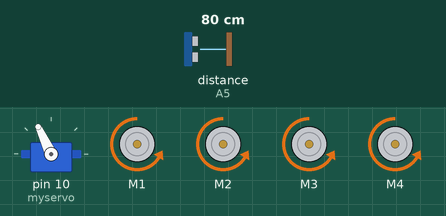
Recording of a sketch running on a simulated Arduino Uno, built with avr-gcc and run on an emulated ATmega328P. Shown: servo, 4 × DC motor (green arrow = forward, orange = backward, longer = faster). The test bench sets the inputs (shaded band); at power-on: distance to the obstacle (sensor on A5) 80 cm. The echo pulse lasts 58.3 µs per cm; what the sketch prints to the serial monitor is not drawn.

Above: at 1.7 s.
1.8 s: distance to the obstacle (sensor on A5) set to 28 cm
3.3 s: distance to the obstacle (sensor on A5) set to 23 cm
At 3.48 s:
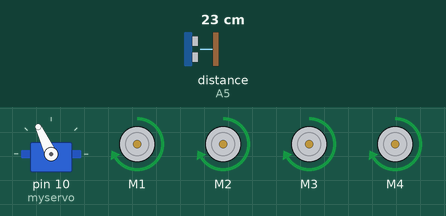
6.3 s: distance to the obstacle (sensor on A5) set to 35 cm
At 6.64 s:
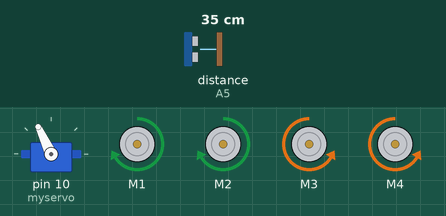
8.2 s: distance to the obstacle (sensor on A5) set to 2 cm
At 8.63 s:
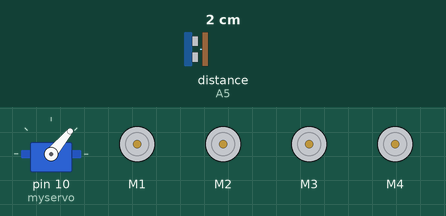
11.2 s: distance to the obstacle (sensor on A5) set to 60 cm
At 11.4 s:
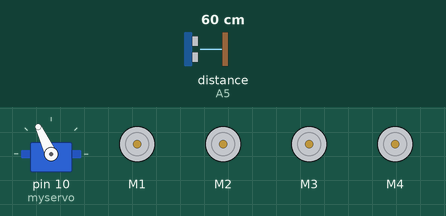
Timing chart, 0 to 14.1 s (numbered marks = the images above; inputs shaded):
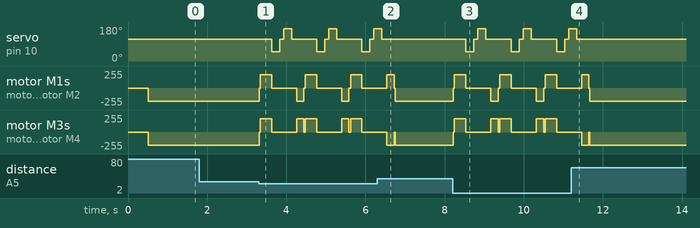

Measured:
- the behaviour switches between 26 and 25 cm on distance to the obstacle (sensor on A5) (found by bisection; images 0 and 1)
- after the input at 1.8 s, every drawn part: stays the same
- after the input at 3.3 s, servo on pin 10 (myservo): 115° → 50° after 0.33 s, then repeats every 1.1 s: 115° 0.10 s, 170° 0.20 s, 115° 0.63 s, 50° 0.20 s; motor M1: backward 200/255 → stopped at once, then repeats every 1.1 s: forward 200/255 0.29 s, stopped 0.63 s, backward 200/255 0.18 s, stopped 0.04 s
- after the input at 6.3 s, servo on pin 10 (myservo): goes on until 6.4 s, then stays 115°
- after the input at 8.2 s, servo on pin 10 (myservo): 115° → 50° after 0.34 s, then repeats every 1.1 s: 115° 0.10 s, 170° 0.20 s, 115° 0.65 s, 50° 0.20 s; motor M1: backward 200/255 → stopped at once, then repeats every 1.1 s: forward 200/255 0.29 s, stopped 0.62 s, backward 200/255 0.19 s, stopped 0.04 s
- after the input at 11.2 s, servo on pin 10 (myservo): goes on until 11.3 s, then stays 115°

The sketch:

Main_Control.ino
```cpp
#include <Servo.h>
#include <AFMotor.h>
#include <NewPing.h>

// --- Definiri Constante ---
#define TRIG_PIN A3
#define ECHO_PIN A5
#define MAX_DISTANCE 100
#define MAX_SPEED 200
#define SERVO_CENTER 115
#define AUTO_STOP_THRESHOLD 25
#define TURN_DURATION_MS 800
#define BACKUP_DURATION_MS 300

// --- Senzor ---
NewPing sonar(TRIG_PIN, ECHO_PIN, MAX_DISTANCE);

// --- Motoare ---
AF_DCMotor motor1(1, MOTOR12_64KHZ);
AF_DCMotor motor2(2, MOTOR12_64KHZ);
AF_DCMotor motor3(3, MOTOR34_64KHZ);
AF_DCMotor motor4(4, MOTOR34_64KHZ);

// --- Servo ---
Servo myservo;

// --- Mod robot ---
enum RobotMode { MANUAL, AUTOMATIC };
// AUTOMATIC ca DEFAULT
RobotMode currentMode = AUTOMATIC;

// --- State machine automat ---
enum AutoState { CRUISE, BACKUP, TURN_RIGHT, TURN_LEFT };
AutoState autoState = CRUISE;
unsigned long stateStartTime = 0;

// --- Variabile generale ---
boolean goesForward = false;

// --- Functii motoare ---
void setMotorSpeed(int speed){
  motor1.setSpeed(speed);
  motor2.setSpeed(speed);
  motor3.setSpeed(speed);
  motor4.setSpeed(speed);
}

void moveStop(){
  motor1.run(RELEASE);
  motor2.run(RELEASE);
  motor3.run(RELEASE);
  motor4.run(RELEASE);
  goesForward = false;
}

void moveForward(){
  if(!goesForward){
    goesForward = true;
    setMotorSpeed(MAX_SPEED);
    motor1.run(BACKWARD);
    motor2.run(BACKWARD);
    motor3.run(BACKWARD);
    motor4.run(BACKWARD);
  }
}

void moveBackward(){
  goesForward = false;
  setMotorSpeed(MAX_SPEED);
  motor1.run(FORWARD);
  motor2.run(FORWARD);
  motor3.run(FORWARD);
  motor4.run(FORWARD);
}

void turnRight(){
  goesForward = false;
  setMotorSpeed(MAX_SPEED);
  motor1.run(BACKWARD);
  motor2.run(BACKWARD);
  motor3.run(FORWARD);
  motor4.run(FORWARD);
}

void turnLeft(){
  goesForward = false;
  setMotorSpeed(MAX_SPEED);
  motor1.run(FORWARD);
  motor2.run(FORWARD);
  motor3.run(BACKWARD);
  motor4.run(BACKWARD);
}

// --- Functii servo + senzor ---
int readPing(){
  int cm = sonar.ping_cm();
  if(cm == 0) cm = MAX_DISTANCE;
  return cm;
}

int lookRight(){
  myservo.write(50);
  delay(200);
  int cm = readPing();
  myservo.write(SERVO_CENTER);
  delay(100);
  return cm;
}

int lookLeft(){
  myservo.write(170);
  delay(200);
  int cm = readPing();
  myservo.write(SERVO_CENTER);
  delay(100);
  return cm;
}

// --- Modul Automat ---
void automaticMode(){
  int distance = readPing();
  unsigned long currentTime = millis();

  switch(autoState){
    case CRUISE:
      if(distance <= AUTO_STOP_THRESHOLD){
        moveStop();
        autoState = BACKUP;
        stateStartTime = currentTime;
      } else {
        moveForward();
      }
      break;

    case BACKUP:
      moveBackward();
      if(currentTime - stateStartTime >= BACKUP_DURATION_MS){
        moveStop();
        int dR = lookRight();
        int dL = lookLeft();
        if(dR >= dL){
          autoState = TURN_RIGHT;
        } else {
          autoState = TURN_LEFT;
        }
        stateStartTime = currentTime;
      }
      break;

    case TURN_RIGHT:
      turnRight();
      if(currentTime - stateStartTime >= TURN_DURATION_MS){
        moveStop();
        autoState = CRUISE;
      }
      break;

    case TURN_LEFT:
      turnLeft();
      if(currentTime - stateStartTime >= TURN_DURATION_MS){
        moveStop();
        autoState = CRUISE;
      }
      break;
  }
}

// -- Modul Manual (Bluetooth) --
void manualMode(){

  if(Serial.available()){

    String command = Serial.readStringUntil('\n');
    command.trim();
    command.toLowerCase();
    Serial.print("Comanda: "); Serial.println(command);
    if(command == "fata" || command == "f") moveForward();
    else if(command == "spate" || command == "b") moveBackward();
    else if(command == "stanga" || command == "l"){ turnLeft(); delay(TURN_DURATION_MS); moveStop();}
    else if(command == "dreapta" || command == "r"){ turnRight(); delay(TURN_DURATION_MS); moveStop();}
    else if(command == "stop"|| command=="s") moveStop();

    else if(command == "auto" || command == "a"){
      currentMode = AUTOMATIC;
      autoState = CRUISE;
      Serial.println("--- Entered AUTOMATIC Mode ---");
      moveForward();
    }
    else if(command == "manual" || command == "m"){
      currentMode = MANUAL;
      Serial.println("--- Entered MANUAL Mode ---");
      moveStop();

    }
  }
}

// --- Setup ---
void setup(){
  Serial.begin(9600);
  myservo.attach(10);
  myservo.write(SERVO_CENTER);
  delay(500);
  setMotorSpeed(MAX_SPEED);
  moveStop();
  Serial.println("Robot ready. AUTOMATIC Mode active. Send manual commands (f/s/l/d/m).");
}

// --- Loop principal ---
void loop(){

  if(currentMode == AUTOMATIC){

    automaticMode();


    if (Serial.available()) {

        String stopCommand = Serial.readStringUntil('\n');

        stopCommand.trim();

        stopCommand.toLowerCase();


        // Comanda de iesire din modul automat (m, manual, stop)

        if (stopCommand.equals("manual") || stopCommand.equals("m") || stopCommand.equals("stop")) {

            currentMode = MANUAL;

            moveStop();

            Serial.println("--- Returned to MANUAL Mode ---");

        }

    }


  } else { // MANUAL

    manualMode();

  }
  delay(20);

}
```
